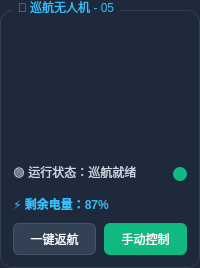
                               <widget class="QGroupBox" name="groupBox_7">
                                <property name="styleSheet">
                                 <string notr="true">QGroupBox {
	font: 700 11pt &quot;Microsoft YaHei UI&quot;;
	color: #38bdf8;
	background-color: #1e293b;
	border: 1px solid #334155;
	border-radius: 12px;
	margin-top: 10px;
	padding-top: 10px;
}
QGroupBox::title {
	subcontrol-origin: margin;
	left: 12px;
	padding: 0 4px;
}
QLabel {
	color: #cbd5e1;
	font: 9pt &quot;Microsoft YaHei UI&quot;;
}</string>
                                </property>
                                <property name="title">
                                 <string>🚁 巡航无人机 - 05</string>
                                </property>
                                <layout class="QVBoxLayout" name="verticalLayout_34">
                                 <property name="spacing">
                                  <number>10</number>
                                 </property>
                                 <property name="margin" stdset="0">
                                  <number>12</number>
                                 </property>
                                 <item>
                                  <layout class="QHBoxLayout" name="horizontalLayout_43">
                                   <item>
                                    <spacer name="horizontalSpacer_96">
                                     <property name="orientation">
                                      <enum>Qt::Orientation::Horizontal</enum>
                                     </property>
                                     <property name="sizeHint" stdset="0">
                                      <size>
                                       <width>18</width>
                                       <height>20</height>
                                      </size>
                                     </property>
                                    </spacer>
                                   </item>
                                   <item>
                                    <widget class="QLabel" name="label_37">
                                     <property name="minimumSize">
                                      <size>
                                       <width>130</width>
                                       <height>120</height>
                                      </size>
                                     </property>
                                     <property name="styleSheet">
                                      <string notr="true">border-image: url(:/image/image/robot2.png);
border-radius: 10px;</string>
                                     </property>
                                     <property name="text">
                                      <string/>
                                     </property>
                                     <property name="alignment">
                                      <set>Qt::AlignmentFlag::AlignCenter</set>
                                     </property>
                                    </widget>
                                   </item>
                                   <item>
                                    <spacer name="horizontalSpacer_97">
                                     <property name="orientation">
                                      <enum>Qt::Orientation::Horizontal</enum>
                                     </property>
                                     <property name="sizeHint" stdset="0">
                                      <size>
                                       <width>18</width>
                                       <height>20</height>
                                      </size>
                                     </property>
                                    </spacer>
                                   </item>
                                  </layout>
                                 </item>
                                 <item>
                                  <layout class="QHBoxLayout" name="horizontalLayout_44">
                                   <item>
                                    <widget class="QLabel" name="label_38">
                                     <property name="text">
                                      <string>🟢 运行状态：巡航就绪</string>
                                     </property>
                                    </widget>
                                   </item>
                                   <item>
                                    <spacer name="horizontalSpacer_99">
                                     <property name="orientation">
                                      <enum>Qt::Orientation::Horizontal</enum>
                                     </property>
                                     <property name="sizeHint" stdset="0">
                                      <size>
                                       <width>20</width>
                                       <height>20</height>
                                      </size>
                                     </property>
                                    </spacer>
                                   </item>
                                   <item>
                                    <widget class="QPushButton" name="condition_8">
                                     <property name="minimumSize">
                                      <size>
                                       <width>14</width>
                                       <height>14</height>
                                      </size>
                                     </property>
                                     <property name="maximumSize">
                                      <size>
                                       <width>14</width>
                                       <height>14</height>
                                      </size>
                                     </property>
                                     <property name="styleSheet">
                                      <string notr="true">#condition_8 {
	border: none;
	background-color: #10b981;
	border-radius: 7px;
}</string>
                                     </property>
                                     <property name="text">
                                      <string/>
                                     </property>
                                    </widget>
                                   </item>
                                  </layout>
                                 </item>
                                 <item>
                                  <layout class="QHBoxLayout" name="horizontalLayout_45">
                                   <item>
                                    <widget class="QLabel" name="label_39">
                                     <property name="styleSheet">
                                      <string notr="true">color: #38bdf8; font-weight: bold;</string>
                                     </property>
                                     <property name="text">
                                      <string>⚡ 剩余电量：87%</string>
                                     </property>
                                    </widget>
                                   </item>
                                  </layout>
                                 </item>
                                 <item>
                                  <layout class="QHBoxLayout" name="horizontalLayout_46">
                                   <property name="spacing">
                                    <number>8</number>
                                   </property>
                                   <item>
                                    <widget class="QPushButton" name="gohome_8">
                                     <property name="minimumSize">
                                      <size>
                                       <width>0</width>
                                       <height>32</height>
                                      </size>
                                     </property>
                                     <property name="styleSheet">
                                      <string notr="true">#gohome_8 {
	font: 700 9pt &quot;Microsoft YaHei UI&quot;;
	border-radius: 6px;
	background-color: #334155;
	color: #f8fafc;
	border: 1px solid #475569;
}
#gohome_8:hover {
	background-color: #475569;
}
#gohome_8:pressed {
	background-color: #1e293b;
}</string>
                                     </property>
                                     <property name="text">
                                      <string>一键返航</string>
                                     </property>
                                    </widget>
                                   </item>
                                   <item>
                                    <widget class="QPushButton" name="byhand_control_8">
                                     <property name="minimumSize">
                                      <size>
                                       <width>0</width>
                                       <height>32</height>
                                      </size>
                                     </property>
                                     <property name="styleSheet">
                                      <string notr="true">#byhand_control_8 {
	font: 700 9pt &quot;Microsoft YaHei UI&quot;;
	border-radius: 6px;
	background-color: #10b981;
	color: #ffffff;
	border: none;
}
#byhand_control_8:hover {
	background-color: #059669;
}
#byhand_control_8:pressed {
	background-color: #047857;
}</string>
                                     </property>
                                     <property name="text">
                                      <string>手动控制</string>
                                     </property>
                                    </widget>
                                   </item>
                                  </layout>
                                 </item>
                                </layout>
                               </widget>
